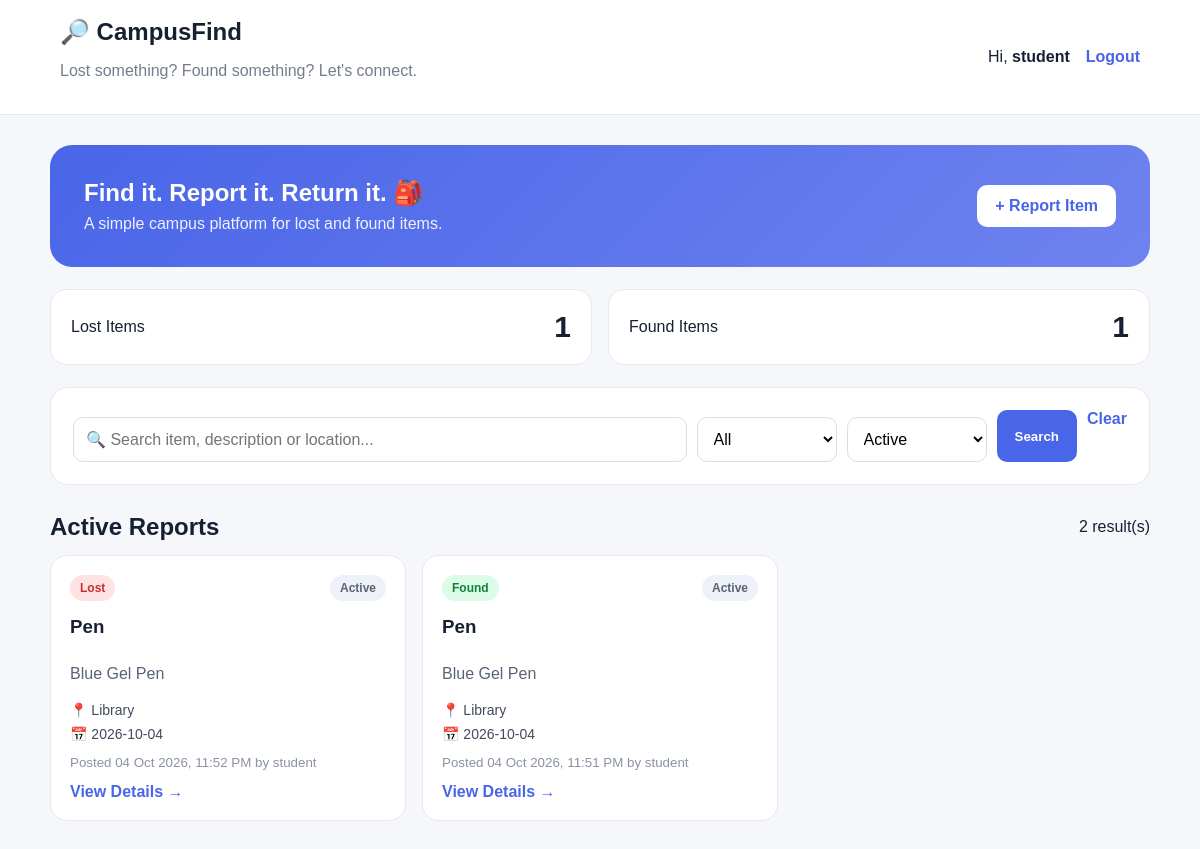
The page / (signed in) on the database its author committed.
### tables this page shows
CREATE TABLE users (
        id INTEGER PRIMARY KEY AUTOINCREMENT,
        username TEXT UNIQUE NOT NULL,
        password TEXT NOT NULL);

CREATE TABLE reports (
        id INTEGER PRIMARY KEY AUTOINCREMENT,
        user_id INTEGER NOT NULL,
        report_type TEXT NOT NULL,
        item_name TEXT NOT NULL,
        description TEXT NOT NULL,
        location TEXT NOT NULL,
        report_date TEXT NOT NULL,
        contact TEXT NOT NULL,
        status TEXT NOT NULL DEFAULT 'Active',
        created_at TEXT NOT NULL,
        FOREIGN KEY (user_id) REFERENCES users(id));

### app.py (the view)
@app.route("/")
def index():
    if "user_id" not in session:
        return redirect(url_for("login"))
    search = request.args.get("search","").strip()
    report_type = request.args.get("type","")
    status = request.args.get("status","Active")
    conn = get_db()
    query = """SELECT reports.*, users.username FROM reports
               JOIN users ON reports.user_id=users.id WHERE 1=1"""
    params = []
    if search:
        query += " AND (item_name LIKE ? OR description LIKE ? OR location LIKE ?)"
        like = f"%{search}%"
        params += [like, like, like]
    if report_type in ("Lost","Found"):
        query += " AND report_type=?"
        params.append(report_type)
    if status in ("Active","Resolved"):
        query += " AND reports.status=?"
        params.append(status)
    query += " ORDER BY reports.id DESC"
    reports = conn.execute(query, params).fetchall()
    counts = {
        "Lost": conn.execute("SELECT COUNT(*) FROM reports WHERE report_type='Lost' AND status='Active'").fetchone()[0],
        "Found": conn.execute("SELECT COUNT(*) FROM reports WHERE report_type='Found' AND status='Active'").fetchone()[0]
    }
    conn.close()
    return render_template("index.html", reports=reports, search=search,
                           report_type=report_type, status=status, counts=counts)

### app.py (called while the page is built)
def get_db():
    conn = sqlite3.connect(DB)
    conn.row_factory = sqlite3.Row
    return conn

### templates/index.html (shortened to what this page needs)
<!doctype html>
<html><head><meta charset="UTF-8"><meta name="viewport" content="width=device-width,initial-scale=1">
<title>CampusFind</title><link rel="stylesheet" href="{{ url_for('static',filename='style.css') }}"></head>
<body><div class="app"><header class="topbar"><div><div class="brand">🔎 CampusFind</div>
<p class="muted">Lost something? Found something? Let's connect.</p></div>
<div class="user-area"><span>Hi, <b>{{session["username"]}}</b></span><a href="/logout" class="logout">Logout</a></div></header>
<main class="container">
<section class="hero"><div><h1>Find it. Report it. Return it. 🎒</h1>
<p>A simple campus platform for lost and found items.</p></div><a href="/report" class="primary button">+ Report Item</a></section>
<section class="stats"><a class="stat" href="/?type=Lost"><span>Lost Items</span><strong>{{counts.Lost}}</strong></a>
<a class="stat" href="/?type=Found"><span>Found Items</span><strong>{{counts.Found}}</strong></a></section>
<section class="panel"><form class="filters" method="get">
<input name="search" value="{{search}}" placeholder="🔍 Search item, description or location...">
<select name="type"><option value="">All</option><option value="Lost" {% if report_type=="Lost" %}selected{% endif %}>Lost</option>
<option value="Found" {% if report_type=="Found" %}selected{% endif %}>Found</option></select>
<select name="status"><option value="Active" {% if status=="Active" %}selected{% endif %}>Active</option>
<option value="Resolved" {% if status=="Resolved" %}selected{% endif %}>Resolved</option></select>
<button class="primary">Search</button><a href="/" class="clear">Clear</a></form></section>
<div class="section-title"><h2>{{status}} Reports</h2><span>{{reports|length}} result(s)</span></div>
{% if reports %}<div class="grid">{% for report in reports %}<article class="card">
<div class="card-top"><span class="tag {{report.report_type|lower}}">{{report.report_type}}</span><span class="status">{{report.status}}</span></div>
<h3>{{report.item_name}}</h3><p>{{report.description}}</p>
<div class="meta"><span>📍 {{report.location}}</span><span>📅 {{report.report_date}}</span></div>
<small>Posted {{report.created_at}} by {{report.username}}</small>
<a href="/report/{{report.id}}" class="details-link">View Details →</a></article>{% endfor %}</div>
{% else %}<div class="empty"><div class="empty-icon">📭</div><h3>No reports found</h3><p>Try another search or report an item yourself.</p>
<a href="/report" class="primary button">Report an Item</a></div>{% endif %}
</main></div></body></html>

### static/style.css (style rules this page uses)
* { box-sizing:border-box }
body { margin:0;font-family:Arial,Helvetica,sans-serif;background:#f5f7fb;color:#172033 }
a { text-decoration:none;color:inherit }
.app { min-height:100vh }
.topbar { background:white;border-bottom:1px solid #e5e8ef;padding:18px 5%;display:flex;align-items:center;justify-content:space-between;gap:20px }
.brand { font-size:24px;font-weight:800 }
.user-area { display:flex;align-items:center;gap:16px }
.logout,.back,.clear { color:#4965e8;font-weight:700 }
.container { width:min(1100px,92%);margin:30px auto }
.hero { background:linear-gradient(135deg,#4965e8,#6f83ef);color:white;padding:34px;border-radius:22px;display:flex;align-items:center;justify-content:space-between;gap:20px;margin-bottom:22px }
.hero h1 { margin:0 0 8px }
.hero p { margin:0;opacity:.9 }
.primary { border:0;background:#4965e8;color:white;padding:12px 18px;border-radius:10px;cursor:pointer;font-weight:700 }
.hero .primary { background:white;color:#4965e8 }
.button { display:inline-block }
.stats { display:grid;grid-template-columns:repeat(2,1fr);gap:16px;margin-bottom:22px }
.stat { background:white;border:1px solid #e6e9f0;border-radius:16px;padding:20px;display:flex;justify-content:space-between;align-items:center }
.stat strong { font-size:30px }
.panel,.form-panel,.detail-card { background:white;border:1px solid #e6e9f0;border-radius:18px;padding:22px;margin-bottom:22px }
.filters { display:grid;grid-template-columns:1fr 140px 140px auto auto;gap:10px }
input,textarea,select { width:100%;margin-top:7px;padding:12px;border:1px solid #d9deea;border-radius:10px;font:inherit;background:white }
.section-title { display:flex;justify-content:space-between;align-items:center;margin:28px 0 14px }
.section-title h2 { margin:0 }
.grid { display:grid;grid-template-columns:repeat(3,1fr);gap:16px }
.card { background:white;border:1px solid #e6e9f0;border-radius:17px;padding:19px;display:flex;flex-direction:column;min-height:265px }
.card h3 { margin:15px 0 8px }
.card p { color:#596477;line-height:1.5 }
.card-top { display:flex;justify-content:space-between;align-items:center;gap:8px }
.tag,.status { padding:6px 10px;border-radius:999px;font-size:12px;font-weight:800 }
.tag.lost { background:#ffe3e3;color:#c53030 }
.tag.found { background:#dcfce7;color:#15803d }
.status { background:#eef1f7;color:#5b6475 }
.meta { display:grid;gap:8px;margin-top:auto;color:#414b5d;font-size:14px }
.card small { color:#8a93a3;margin:13px 0 }
.details-link { color:#4965e8;font-weight:800 }
.muted { color:#737d8e }

### rows shown on the page
users: username "student"
reports: report_type "Lost", status "Active", item_name "Pen", description "Blue Gel Pen", location "Library", report_date "2026-10-04", created_at "04 Oct 2026, 11:52 PM", username "student"
reports: report_type "Found", status "Active", item_name "Pen", description "Blue Gel Pen", location "Library", report_date "2026-10-04", created_at "04 Oct 2026, 11:51 PM", username "student"

### other values the page prints
{{ counts.Lost }} "1"
{{ counts.Found }} "1"
{{ status }} "Active"
{{ reports|length }} "2"
